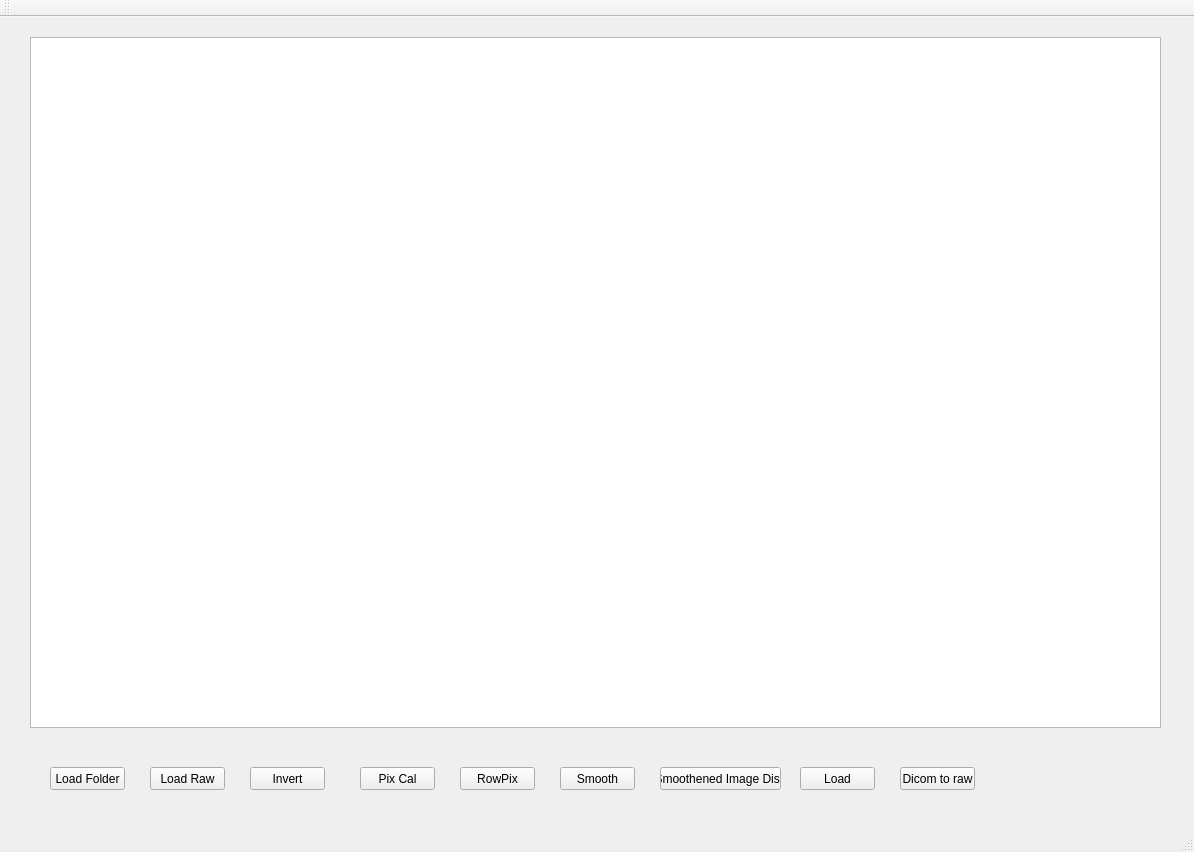
<?xml version="1.0" encoding="UTF-8"?>
<ui version="4.0">
 <class>MainWindow</class>
 <widget class="QMainWindow" name="MainWindow">
  <property name="geometry">
   <rect>
    <x>0</x>
    <y>0</y>
    <width>1194</width>
    <height>852</height>
   </rect>
  </property>
  <property name="windowTitle">
   <string>MainWindow</string>
  </property>
  <widget class="QWidget" name="centralWidget">
   <widget class="QGraphicsView" name="graphicsView">
    <property name="geometry">
     <rect>
      <x>30</x>
      <y>20</y>
      <width>1131</width>
      <height>691</height>
     </rect>
    </property>
   </widget>
   <widget class="QPushButton" name="LoadRaw">
    <property name="geometry">
     <rect>
      <x>150</x>
      <y>750</y>
      <width>75</width>
      <height>23</height>
     </rect>
    </property>
    <property name="text">
     <string>Load Raw</string>
    </property>
   </widget>
   <widget class="QPushButton" name="Inverting">
    <property name="geometry">
     <rect>
      <x>250</x>
      <y>750</y>
      <width>75</width>
      <height>23</height>
     </rect>
    </property>
    <property name="text">
     <string>Invert</string>
    </property>
   </widget>
   <widget class="QPushButton" name="PixCal">
    <property name="geometry">
     <rect>
      <x>360</x>
      <y>750</y>
      <width>75</width>
      <height>23</height>
     </rect>
    </property>
    <property name="text">
     <string>Pix Cal</string>
    </property>
   </widget>
   <widget class="QPushButton" name="Rowpixel">
    <property name="geometry">
     <rect>
      <x>460</x>
      <y>750</y>
      <width>75</width>
      <height>23</height>
     </rect>
    </property>
    <property name="text">
     <string>RowPix</string>
    </property>
   </widget>
   <widget class="QPushButton" name="Smothening">
    <property name="geometry">
     <rect>
      <x>560</x>
      <y>750</y>
      <width>75</width>
      <height>23</height>
     </rect>
    </property>
    <property name="text">
     <string>Smooth</string>
    </property>
   </widget>
   <widget class="QPushButton" name="Folder">
    <property name="geometry">
     <rect>
      <x>50</x>
      <y>750</y>
      <width>75</width>
      <height>23</height>
     </rect>
    </property>
    <property name="text">
     <string>Load Folder</string>
    </property>
   </widget>
   <widget class="QPushButton" name="Smooth_disp">
    <property name="geometry">
     <rect>
      <x>660</x>
      <y>750</y>
      <width>121</width>
      <height>23</height>
     </rect>
    </property>
    <property name="text">
     <string>Smoothened Image Disp</string>
    </property>
   </widget>
   <widget class="QPushButton" name="Load">
    <property name="geometry">
     <rect>
      <x>800</x>
      <y>750</y>
      <width>75</width>
      <height>23</height>
     </rect>
    </property>
    <property name="text">
     <string>Load</string>
    </property>
   </widget>
   <widget class="QPushButton" name="Dicom_raw">
    <property name="geometry">
     <rect>
      <x>900</x>
      <y>750</y>
      <width>75</width>
      <height>23</height>
     </rect>
    </property>
    <property name="text">
     <string>Dicom to raw</string>
    </property>
   </widget>
  </widget>
  <widget class="QMenuBar" name="menuBar">
   <property name="geometry">
    <rect>
     <x>0</x>
     <y>0</y>
     <width>1194</width>
     <height>21</height>
    </rect>
   </property>
  </widget>
  <widget class="QToolBar" name="mainToolBar">
   <attribute name="toolBarArea">
    <enum>TopToolBarArea</enum>
   </attribute>
   <attribute name="toolBarBreak">
    <bool>false</bool>
   </attribute>
  </widget>
  <widget class="QStatusBar" name="statusBar"/>
 </widget>
 <layoutdefault spacing="6" margin="11"/>
 <resources/>
 <connections/>
</ui>
